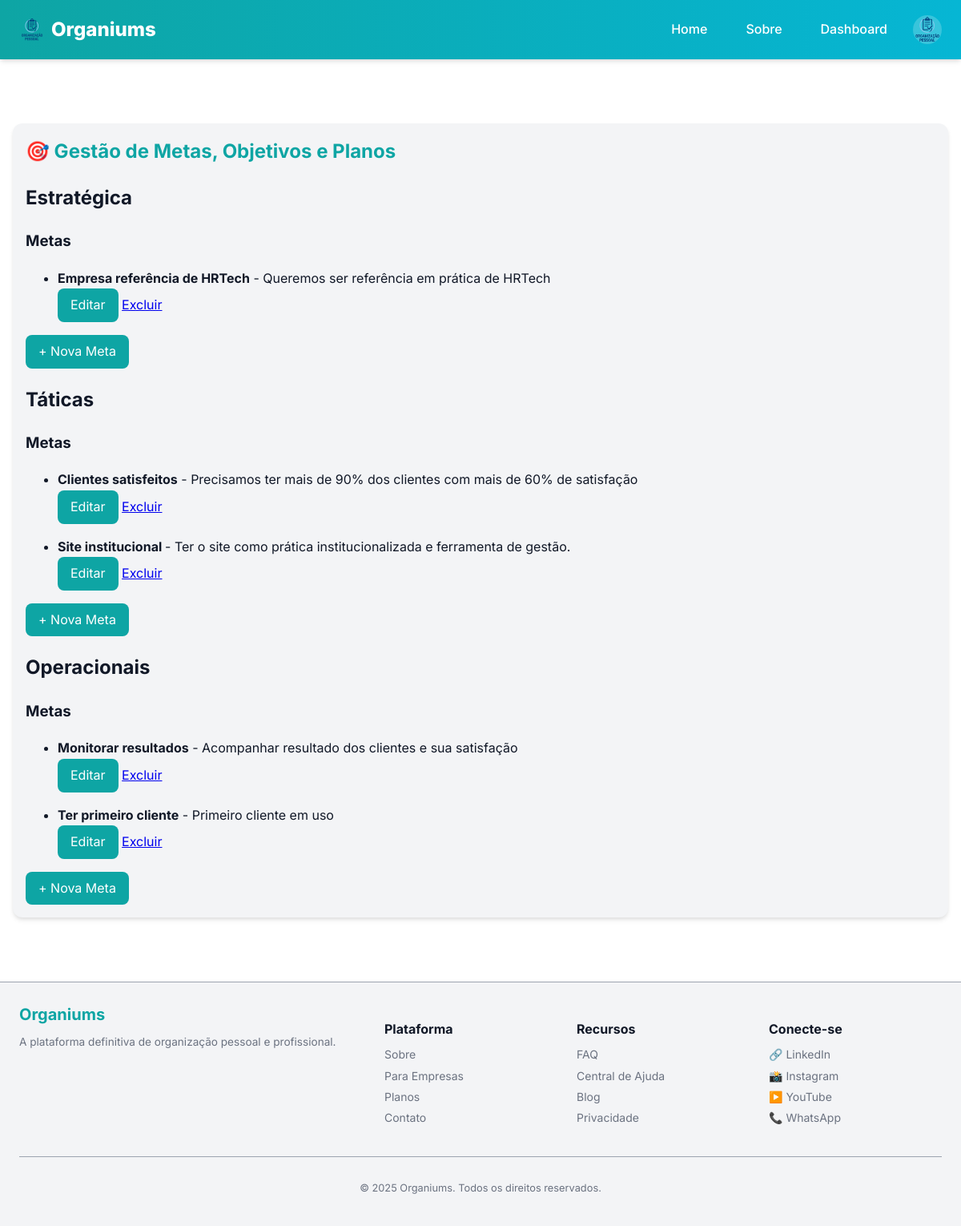
The app's page /client/goals (signed in) with its own data.
### models.py (models this page shows, shortened)
class User(UserMixin, db.Model):
    __tablename__ = "user"
    id = db.Column(db.Integer, primary_key=True)
    username = db.Column(db.String(50), unique=True, index=True, nullable=False)
    name = db.Column(db.String(120), nullable=False)
    email = db.Column(db.String(120), unique=True, index=True, nullable=False)
    password_hash = db.Column(db.String(128))
    avatar = db.Column(db.String(200))
    role = db.Column(db.String(30), default="cliente", nullable=False)
    company_id = db.Column(db.Integer, db.ForeignKey('company.id'), nullable=True)
    def is_admin(self):
        return self.role == "admin"
    def is_cliente_adm(self):
        return self.role == "cliente_adm"

class Goal(db.Model):
    __tablename__ = "goal"
    id = db.Column(db.Integer, primary_key=True)
    company_id = db.Column(db.Integer, db.ForeignKey('company.id'), nullable=False)
    level = db.Column(db.String(20), nullable=False)  # estrategica, taticas, operacionais
    title = db.Column(db.String(300), nullable=False)
    description = db.Column(db.Text)
    created_at = db.Column(db.DateTime, default=db.func.current_timestamp())
    company = db.relationship('Company', backref='goals')

### app/views.py (the view)
@bp.route('/client/goals')
@login_required
def client_goals():
    if not current_user.is_cliente_adm() and not current_user.is_admin() and not current_user.is_funcionario() and not current_user.is_cliente():
        abort(403)
    goals = Goal.query.filter_by(company_id=current_user.company_id).order_by(Goal.created_at.desc()).all()
    objectives = Objective.query.filter_by(company_id=current_user.company_id).all()
    plans = Plan.query.filter_by(company_id=current_user.company_id).all()
    register_log("Acesso: cliente_adm - metas")
    return render_template('client/goals_crud.html', goals=goals, objectives=objectives, plans=plans)

### app/utils.py (called while the page is built)
def register_log(action, status="ok"):
    user_id = current_user.id if current_user.is_authenticated else None
    ip_address = request.remote_addr
    log = Log(
        user_id=user_id,
        action=action,
        ip_address=ip_address,
        status=status
    )
    db.session.add(log)
    db.session.commit()

### manage.py (called while the page is built)
def create_app(config_object=None):
    app = Flask(__name__, template_folder='app/templates', static_folder='app/static')
    app.config.from_object(config_object or Config)
    db.init_app(app)
    migrate.init_app(app, db)
    login.init_app(app)
    from models import User
    @login.user_loader
    def load_user(user_id):
        return User.query.get(int(user_id))
    from app.views import bp as app_bp
    from api.views import bp as api_bp
    app.register_blueprint(app_bp)
    app.register_blueprint(api_bp, url_prefix='/api')
    app.config['MAX_CONTENT_LENGTH'] = 2 * 1024 * 1024
    register_error_handlers(app)
    @app.shell_context_processor
    def make_shell_context():
        return {'db': db, 'User': User}
    return app

### app/templates/client/goals_crud.html (shortened to what this page needs)
{% extends "base.html" %}
{% block content %}
<div class="container client-section">
  <h1>🎯 Gestão de Metas, Objetivos e Planos</h1>
  <div class="crud-grid">
    {% for level in ['estratégica', 'táticas', 'operacionais'] %}
      <div class="crud-column">
        <h2>{{ level|capitalize }}</h2>
        <h3>Metas</h3>
        <ul>
          {% for g in goals if g.level == level %}
            <li>
              <div>
                <strong>{{ g.title }}</strong> - {{ g.description or "-" }}
              </div>
              {% if current_user.is_cliente_adm() or current_user.is_admin() or current_user.is_funcionario() %}
              <div class="actions">
                <button class="btn-edit" data-action="edit" data-type="goal" data-id="{{ g.id }}" data-title="{{ g.title }}" data-description="{{ g.description or '' }}" data-level="{{ level }}">Editar</button>
                <a href="{{ url_for('app_bp.client_goal_delete', id=g.id) }}" class="btn-delete">Excluir</a>
              </div>
              {% endif %}
            </li>
          {% endfor %}
        </ul>
        <button class="btn-add" data-action="create" data-type="goal" data-level="{{ level }}">+ Nova Meta</button>
      </div>
    {% endfor %}
  </div>
</div>
{% endblock %}

### app/templates/components/header.html (shortened to what this page needs)
<header class="site-header">
  <div class="header-wrap">
    <a class="brand" href="{{ url_for('app_bp.home') }}">
      <img class="brand-logo" src="{{ url_for('static', filename='img/logo.png') }}" alt="Organiums" width="32" height="32">
      Organiums
    </a>
    <nav class="desktop-nav">
      <a class="nav-link" href="{{ url_for('app_bp.home') }}">Home</a>
      <a class="nav-link" href="{{ url_for('app_bp.about') }}">Sobre</a>
      {% if current_user.is_authenticated %}
        <a class="nav-link" href="{{ url_for('app_bp.dashboard') }}">Dashboard</a>
        <div class="user-menu">
          {% if current_user.avatar %}
            <img src="{{ current_user.avatar }}" alt="Avatar de {{ current_user.name }}" width="32" height="32" class="user-avatar">
          {% else %}
            <div class="user-avatar placeholder-avatar">{{ current_user.name[0]|upper }}</div>
          {% endif %}
        </div>
      {% else %}
        <a class="nav-link" href="{{ url_for('app_bp.login') }}">Entrar</a>
        <a class="nav-link" href="{{ url_for('app_bp.register') }}">Cadastrar</a>
      {% endif %}
    </nav>
  </div>
</header>

### app/static/css/main.css (style rules this page uses)
* { box-sizing: border-box; }
body { font-family: var(--font-base); background: var(--bg); color: var(--fg); margin: 0; padding: 0; line-height: var(--line-height); }
.container { max-width: var(--container-width); margin: var(--spacing-xl) auto; padding: var(--spacing-md); }
button { background: var(--brand-primary); border: none; color: #fff; padding: var(--spacing-sm) var(--spacing-md); border-radius: var(--radius); cursor: pointer; transition: var(--transition); }
input, button { font: inherit; }

### app/static/css/vars.css (style rules this page uses)
:root { --bg: #ffffff; --fg: #111827; --bg-light: #f3f4f6; --muted: #6b7280; --muted-light: #9ca3af; --border: #e5e7eb; --surface: #ffffff; --brand-primary: #0ea5a4; --brand-secondary: #06b6d4; --brand-dark: #0d9488; --success: #10b981; --success-bg: #d1fae5; --danger: #ef4444; --danger-bg: #fee2e2; --warning: #f59e0b; --warning-bg: #fef3c7; --info: #3b82f6; --info-bg: #dbeafe; --font-base: 'Inter', system-ui, Arial, sans-serif; --font-alt: 'Inter', system-ui, Arial, sans-serif; --text-xs: 0.75rem; --text-sm: 0.875rem; --text-md: 1rem; --text-lg: 1.125rem; --text-xl: 1.25rem; --text-2xl: 1.5rem; --text-3xl: 1.875rem; --line-height: 1.6; --container-width: 1200px; --spacing-xs: 4px; --spacing-sm: 8px; --spacing-md: 16px; --spacing-lg: 24px; --spacing-xl: 32px; --spacing-2xl: 48px; --radius: 8px; --radius-lg: 12px; --radius-full: 9999px; --shadow: 0 4px 6px -1px rgba(0, 0, 0, 0.1), 0 2px 4px -1px rgba(0, 0, 0, 0.06); --shadow-md: 0 10px 15px -3px rgba(0, 0, 0, 0.1), 0 4px 6px -2px rgba(0, 0, 0, 0.05); --shadow-lg: 0 20px 25px -5px rgba(0, 0, 0, 0.1), 0 10px 10px -5px rgba(0, 0, 0, 0.04); --transition: all 0.3s ease; --modal-bg: var(--surface); --overlay-bg: rgba(0, 0, 0, 0.6); }

### app/static/css/components/header.css (style rules this page uses)
.site-header { background: linear-gradient(90deg, var(--brand-primary), var(--brand-secondary)); color: white; position: sticky; top: 0; z-index: 1000; box-shadow: var(--shadow); }
.header-wrap { max-width: var(--container-width); margin: 0 auto; display: flex; justify-content: space-between; align-items: center; padding: var(--spacing-md) var(--spacing-lg); }
.brand { font-weight: 800; color: white; text-decoration: none; font-size: 1.5rem; display: flex; align-items: center; gap: var(--spacing-sm); }
.brand-logo { height: 32px; width: auto; }
.desktop-nav { display: flex; align-items: center; gap: var(--spacing-md); }
.nav-link { color: white; text-decoration: none; font-weight: 500; padding: var(--spacing-sm) var(--spacing-md); border-radius: var(--radius); transition: var(--transition); position: relative; }
.nav-link::after { content: ''; position: absolute; bottom: 0; left: 50%; width: 0; height: 2px; background-color: white; transition: var(--transition); transform: translateX(-50%); }
.user-menu { display: flex; align-items: center; gap: var(--spacing-sm); position: relative; }
.user-avatar { width: 36px; height: 36px; border-radius: 50%; background-color: rgba(255, 255, 255, 0.2); display: flex; align-items: center; justify-content: center; font-weight: 600; cursor: pointer; }

### app/static/css/pages/private/client.css (style rules this page uses)
.client-section { background: var(--bg-light); padding: var(--spacing-lg); border-radius: var(--radius-lg); box-shadow: var(--shadow); margin-bottom: var(--spacing-xl); }
.client-section h1 { margin-top: 0; font-size: 1.5rem; color: var(--brand-primary); }

### app/static/css/pages/admin/personal_demand.css (style rules this page uses)
.client-section h1 { margin-bottom: var(--spacing-md); color: var(--brand-primary); }
.actions { margin-bottom: var(--spacing-md); }

### records on screen
User: avatar (picture)
Goal: title "Empresa referência de HRTech", description "Queremos ser referência em prática de HRTech"
Goal: title "Clientes satisfeitos", description "Precisamos ter mais de 90% dos clientes com mais de 60% de satisfação"
Goal: title "Site institucional", description "Ter o site como prática institucionalizada e ferramenta de gestão."
Goal: title "Monitorar resultados", description "Acompanhar resultado dos clientes e sua satisfação"
Goal: title "Ter primeiro cliente", description "Primeiro cliente em uso"

### other values on screen
{{ level|capitalize }} "Estratégica" "Táticas" "Operacionais"
{{ current_year|default(2025) }} "2025"
